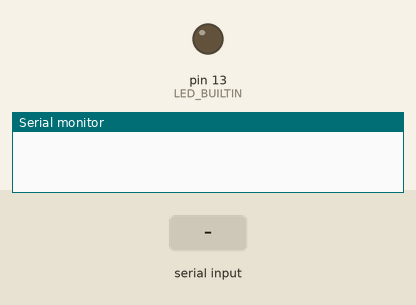
Recording of a sketch running on a simulated Arduino Uno, built with avr-gcc and run on an emulated ATmega328P. Shown: output pins drawn as LEDs (lit = HIGH), the last lines printed to the serial monitor. The test bench sets the inputs (shaded band).

Above: at 1.2 s.
1.3 s: "1" received over the second serial link
At 1.6 s:
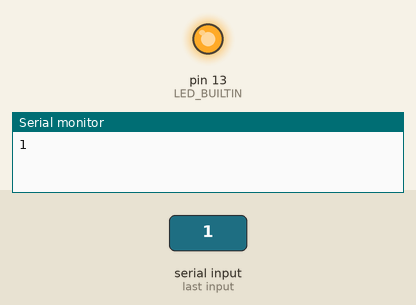
Timing chart, 0 to 4.3 s (numbered marks = the images above; inputs shaded):
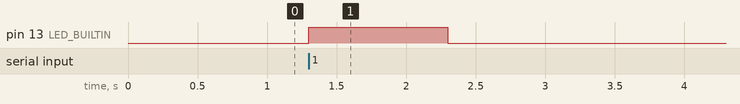

The sketch:

bluetooth.ino
```cpp
#include <SoftwareSerial.h>
SoftwareSerial MyBlue(19, 18);

String msg;

void setup() {
  pinMode(LED_BUILTIN, OUTPUT);
  digitalWrite(LED_BUILTIN, LOW);
  Serial.begin(9600);
  MyBlue.begin(9600);
}

void loop() {
  if (MyBlue.available()) {
    Serial.write(MyBlue.read());
    digitalWrite(LED_BUILTIN, HIGH);
    delay(1000);
    digitalWrite(LED_BUILTIN, LOW);
    delay(1000);
  }

  if (Serial.available()) {
    int readVal = Serial.read();
    MyBlue.write(readVal);
    digitalWrite(LED_BUILTIN, HIGH);
  }
  else{
    digitalWrite(LED_BUILTIN, LOW);
  }
}
```

Measured:
- after the input at 1.3 s, pin 13 (LED_BUILTIN): LOW → HIGH at once, → LOW 1.0 s later
